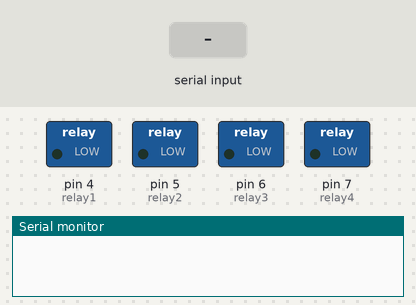
This sketch was run on a simulated Arduino Uno, built with avr-gcc and run on an emulated ATmega328P. Parts: switched loads named in the sketch (green lamp = pin HIGH), the last lines printed to the serial monitor. The test bench sets the inputs (shaded band).

Above: at 1.2 s.
1.3 s: "R" received over Serial
At 2.5 s:
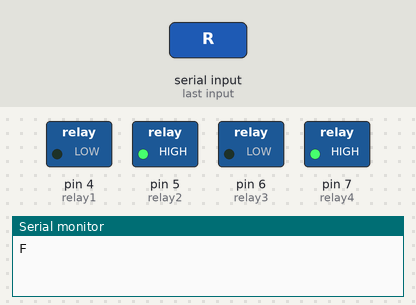
2.8 s: "L" received over Serial
At 3.7 s:
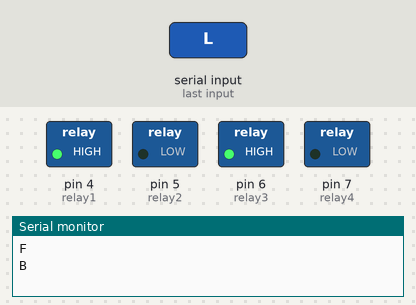
4.3 s: "S" received over Serial
At 4.8 s:
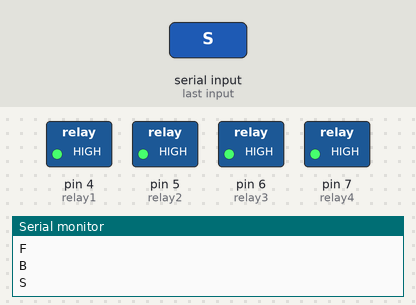
5.8 s: "B" received over Serial
At 7.0 s:
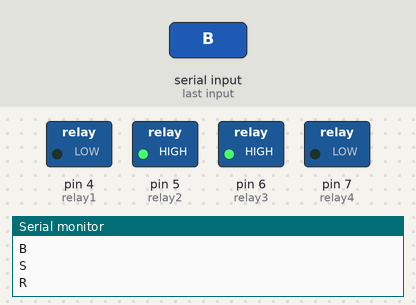
7.3 s: "J" received over Serial
At 8.3 s:
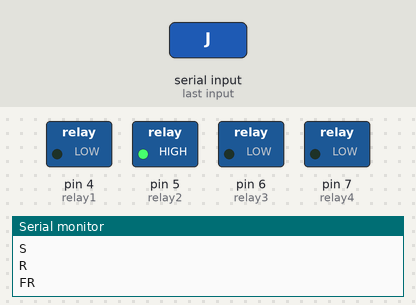
8.8 s: "G" received over Serial
At 9.4 s:
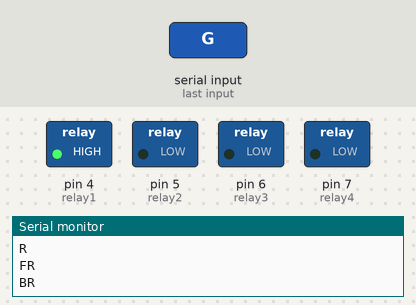
Timing chart, 0 to 11.3 s (numbered marks = the images above; inputs shaded):
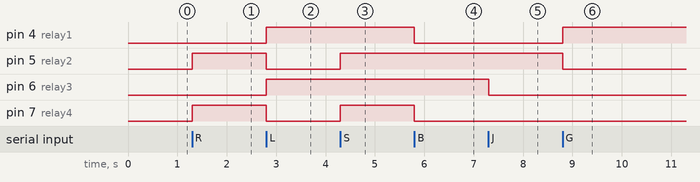

The sketch:

Soccer.ino
```cpp
int relay1 = 4;     //motor1
int relay2 = 5;    //motor1
int relay3 = 6;   //motor2
int relay4 = 7;   //motor2
int Speed1 = 9; //speed
int Speed2 = 10; //speed

char bt = 0;
void setup()
{
  Serial.begin(9600);
  pinMode(relay1, OUTPUT);
  pinMode(relay2, OUTPUT);
  pinMode(relay3, OUTPUT);
  pinMode(relay4, OUTPUT);
}
void loop()
{
  if (Serial.available() > 0)
  {
    bt = Serial.read();
    /*________________________________________________________________________*/
    if (bt == 'R')       //move forwards
    {
      Serial.print("F\n");
      digitalWrite(relay1, LOW);
      digitalWrite(relay2, HIGH);
      digitalWrite(relay3, LOW);
      digitalWrite(relay4, HIGH);
    }
    else if (bt == 'L')       //move backwards
    {
      Serial.print("B\n");
      digitalWrite(relay1, HIGH);
      digitalWrite(relay2, LOW);
      digitalWrite(relay3, HIGH);
      digitalWrite(relay4, LOW);
    }
    else if (bt == 'S')     //stop!!
    {
      Serial.print("S\n");
      digitalWrite(relay1, HIGH);
      digitalWrite(relay2, HIGH);
      digitalWrite(relay3, HIGH);
      digitalWrite(relay4, HIGH);
    }
    else if (bt == 'B')    //right
    {
      Serial.print("R\n");
      digitalWrite(relay1, LOW);
      digitalWrite(relay2, HIGH);
      digitalWrite(relay3, HIGH);
      digitalWrite(relay4, LOW);
    }
    else if (bt == 'J')       //move FORWARD RIGHT
    {
      Serial.print("FR\n");
      digitalWrite(relay1, LOW);
      digitalWrite(relay2, HIGH);
      digitalWrite(relay3, LOW);
      digitalWrite(relay4, LOW);
    }
    else if (bt == 'G')       //move BACKWARD RIGHT
    {
      Serial.print("BR\n");
      digitalWrite(relay1, HIGH);
      digitalWrite(relay2, LOW );
      digitalWrite(relay3, LOW);
      digitalWrite(relay4, LOW);
    }
    else if (bt == 'F')     //left
    {
      Serial.print("L\n");
      digitalWrite(relay1, HIGH);
      digitalWrite(relay2, LOW);
      digitalWrite(relay3, LOW);
      digitalWrite(relay4, HIGH);
    }
    else if (bt == 'I')       //move FORWARD LEFT
    {
      Serial.print("FL\n");
      digitalWrite(relay1, LOW);
      digitalWrite(relay2, LOW);
      digitalWrite(relay3, LOW);
      digitalWrite(relay4, HIGH);
    }
    else if (bt == 'H')       //move BACKWARD LEFT
    {
      Serial.print("BL\n");

      digitalWrite(relay1, LOW);
      digitalWrite(relay2, LOW);
      digitalWrite(relay3, HIGH);
      digitalWrite(relay4, LOW);
    }
  }
}
```

Measured:
- after the input at 1.3 s, pin 5 (relay2), pin 7 (relay4): LOW → HIGH at once
- after the input at 2.8 s, pin 4 (relay1), pin 6 (relay3): LOW → HIGH at once; pin 5 (relay2), pin 7 (relay4): HIGH → LOW at once
- after the input at 4.3 s, pin 5 (relay2), pin 7 (relay4): LOW → HIGH at once
- after the input at 5.8 s, pin 4 (relay1), pin 7 (relay4): HIGH → LOW at once
- after the input at 7.3 s, pin 6 (relay3): HIGH → LOW at once
- after the input at 8.8 s, pin 4 (relay1): LOW → HIGH at once; pin 5 (relay2): HIGH → LOW at once
